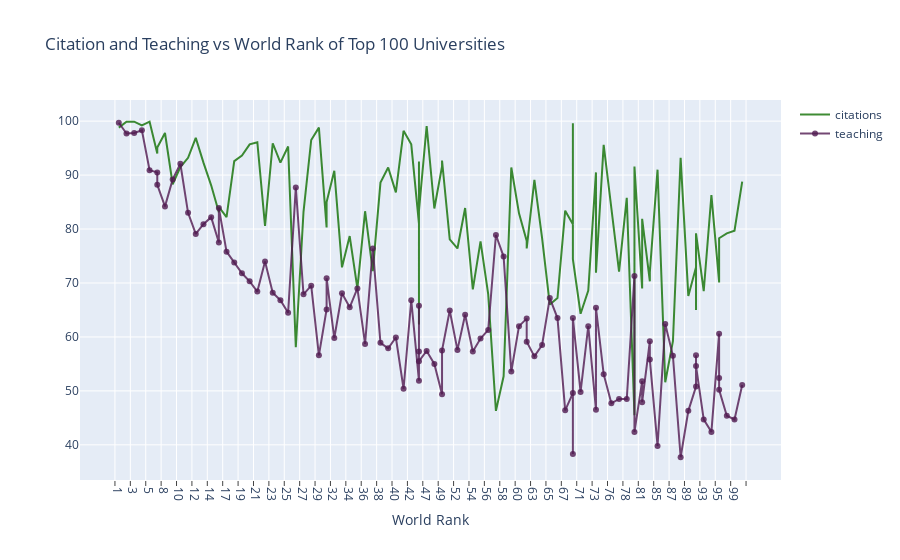

Notebook cell for this chart:
### Code cell
# prepare data frame
df = timesData.iloc[:100,:]

# import graph objects as "go"
import plotly.graph_objs as go

# Creating trace1
trace1 = go.Scatter(
                    x = df['world_rank'],
                    y = df['citations'],
                    name = 'citations',
                    mode= 'lines',
                    marker = dict(color = 'rgba(16, 112, 2, 0.8)'),
                    text = df['university_name'])

# Creating trace2
trace2 = go.Scatter(
                    x = df['world_rank'],
                    y = df['teaching'],
                    name = 'teaching',
                    mode= 'lines+markers',
                    marker = dict(color = 'rgba(80, 26, 80, 0.8)'),
                    text = df['university_name'])

data = [trace1, trace2]

layout = dict(title = 'Citation and Teaching vs World Rank of Top 100 Universities',
             xaxis= dict(title= 'World Rank',ticklen=5, ticks="outside", tickson="boundaries",), 
           )

fig = go.Figure(data = data, layout=layout)

iplot(fig)

### Figure 1 — Plotly figure (JSON) as saved in the notebook; plotly's stock layout.template omitted (floating-point values rounded to 4 significant figures)
{"data": [{"marker": {"color": "rgba(16, 112, 2, 0.8)"}, "mode": "lines", "name": "citations", "text": ["Harvard University", "California Institute of Technology", "Massachusetts Institute of Technology", "Stanford University", "Princeton University", "University of Cambridge", "University of Oxford", "University of California, Berkeley", "Imperial College London", "Yale University", "University of California, Los Angeles", "University of Chicago", "Johns Hopkins University", "Cornell University", "ETH Zurich – Swiss Federal Institute of Technology Zurich", "University of Michigan", "University of Toronto", "Columbia University", "University of Pennsylvania", "Carnegie Mellon University", "University of Hong Kong", "University College London", "University of Washington", "Duke University", "Northwestern University", "University of Tokyo", "Georgia Institute of Technology", "Pohang University of Science and Technology", "University of California, Santa Barbara", "University of British Columbia", "University of North Carolina at Chapel Hill", "University of California, San Diego", "University of Illinois at Urbana-Champaign", "National University of Singapore", "McGill University", "University of Melbourne", "Peking University", "Washington University in St Louis", "École Polytechnique", "University of Edinburgh", "Hong Kong University of Science and Technology", "École Normale Supérieure", "Australian National University", "Karolinska Institute", "University of Göttingen", "University of Wisconsin", "Rice University", "École Polytechnique Fédérale de Lausanne", "University of California, Irvine", "University of Science and Technology of China", "Vanderbilt University", "University of Minnesota", "Tufts University", "University of California, Davis", "Brown University", "University of Massachusetts", "Kyoto University", "Tsinghua University", "Boston University", "New York University", "Emory University", "LMU Munich", "University of Notre Dame", "University of Pittsburgh", "Case Western Reserve University", "Ohio State University", "University of Colorado Boulder", "University of Bristol", "University of California, Santa Cruz", "Yeshiva University", "University of Sydney", "University of Virginia", "University of Adelaide", "University of Southern California", "William & Mary", "Trinity College Dublin", "King’s College London", "Stony Brook University", "Korea Advanced Institute of Science and Technology (KAIST)", "University of Sussex", "The University of Queensland", "University of York", "Heidelberg University", "University of Utah", "Durham University", "London School of Economics and Political Science", "University of Manchester", "Royal Holloway, University of London", "Lund University", "University of Southampton", "University of Zurich", "Wake Forest University", "McMaster University", "University College Dublin", "George Washington University", "University of Arizona", "University of Basel", "University of Maryland, College Park", "Dartmouth College", "École Normale Supérieure de Lyon"], "type": "scatter", "x": ["1", "2", "3", "4", "5", "6", "6", "8", "9", "10", "11", "12", "13", "14", "15", "15", "17", "18", "19", "20", "21", "22", "23", "24", "25", "26", "27", "28", "29", "30", "30", "32", "33", "34", "35", "36", "37", "38", "39", "40", "41", "42", "43", "43", "43", "43", "47", "48", "49", "49", "51", "52", "53", "54", "55", "56", "57", "58", "59", "60", "61", "61", "63", "64", "65", "66", "67", "68", "68", "68", "71", "72", "73", "73", "75", "76", "77", "78", "79", "79", "81", "81", "83", "83", "85", "86", "87", "88", "89", "90", "90", "90", "93", "94", "95", "95", "95", "98", "99", "100"], "y": [98.8, 99.9, 99.9, 99.2, 99.9, 94, 95.1, 97.8, 88.3, 91.5, 93.2, 96.9, 92.3, 88.1, 83.1, 84.1, 82.2, 92.6, 93.6, 95.7, 96.1, 80.6, 95.9, 92.3, 95.3, 58.1, 83.2, 96.5, 98.8, 80.3, 85, 90.8, 72.9, 78.7, 69, 83.3, 72.2, 88.6, 91.4, 86.8, 98.2, 95.7, 81, 62.3, 92.5, 83.4, 99.1, 83.8, 91.6, 92.7, 78.1, 76.4, 83.9, 68.8, 77.7, 67.9, 46.3, 52.7, 91.4, 82.9, 77.8, 76.4, 89.1, 78.3, 66, 67.2, 83.4, 80.9, 99.6, 74.4, 64.3, 68.6, 90.5, 71.9, 95.6, 84.4, 72.1, 85.8, 45.5, 91.6, 69, 81.9, 70.3, 72, 91, 51.6, 59.2, 93.2, 67.6, 72.9, 65, 79.2, 68.5, 86.3, 70.2, 70.1, 78.3, 79.2, 79.7, 88.8]}, {"marker": {"color": "rgba(80, 26, 80, 0.8)"}, "mode": "lines+markers", "name": "teaching", "text": ["Harvard University", "California Institute of Technology", "Massachusetts Institute of Technology", "Stanford University", "Princeton University", "University of Cambridge", "University of Oxford", "University of California, Berkeley", "Imperial College London", "Yale University", "University of California, Los Angeles", "University of Chicago", "Johns Hopkins University", "Cornell University", "ETH Zurich – Swiss Federal Institute of Technology Zurich", "University of Michigan", "University of Toronto", "Columbia University", "University of Pennsylvania", "Carnegie Mellon University", "University of Hong Kong", "University College London", "University of Washington", "Duke University", "Northwestern University", "University of Tokyo", "Georgia Institute of Technology", "Pohang University of Science and Technology", "University of California, Santa Barbara", "University of British Columbia", "University of North Carolina at Chapel Hill", "University of California, San Diego", "University of Illinois at Urbana-Champaign", "National University of Singapore", "McGill University", "University of Melbourne", "Peking University", "Washington University in St Louis", "École Polytechnique", "University of Edinburgh", "Hong Kong University of Science and Technology", "École Normale Supérieure", "Australian National University", "Karolinska Institute", "University of Göttingen", "University of Wisconsin", "Rice University", "École Polytechnique Fédérale de Lausanne", "University of California, Irvine", "University of Science and Technology of China", "Vanderbilt University", "University of Minnesota", "Tufts University", "University of California, Davis", "Brown University", "University of Massachusetts", "Kyoto University", "Tsinghua University", "Boston University", "New York University", "Emory University", "LMU Munich", "University of Notre Dame", "University of Pittsburgh", "Case Western Reserve University", "Ohio State University", "University of Colorado Boulder", "University of Bristol", "University of California, Santa Cruz", "Yeshiva University", "University of Sydney", "University of Virginia", "University of Adelaide", "University of Southern California", "William & Mary", "Trinity College Dublin", "King’s College London", "Stony Brook University", "Korea Advanced Institute of Science and Technology (KAIST)", "University of Sussex", "The University of Queensland", "University of York", "Heidelberg University", "University of Utah", "Durham University", "London School of Economics and Political Science", "University of Manchester", "Royal Holloway, University of London", "Lund University", "University of Southampton", "University of Zurich", "Wake Forest University", "McMaster University", "University College Dublin", "George Washington University", "University of Arizona", "University of Basel", "University of Maryland, College Park", "Dartmouth College", "École Normale Supérieure de Lyon"], "type": "scatter", "x": ["1", "2", "3", "4", "5", "6", "6", "8", "9", "10", "11", "12", "13", "14", "15", "15", "17", "18", "19", "20", "21", "22", "23", "24", "25", "26", "27", "28", "29", "30", "30", "32", "33", "34", "35", "36", "37", "38", "39", "40", "41", "42", "43", "43", "43", "43", "47", "48", "49", "49", "51", "52", "53", "54", "55", "56", "57", "58", "59", "60", "61", "61", "63", "64", "65", "66", "67", "68", "68", "68", "71", "72", "73", "73", "75", "76", "77", "78", "79", "79", "81", "81", "83", "83", "85", "86", "87", "88", "89", "90", "90", "90", "93", "94", "95", "95", "95", "98", "99", "100"], "y": [99.7, 97.7, 97.8, 98.3, 90.9, 90.5, 88.2, 84.2, 89.2, 92.1, 83, 79.1, 80.9, 82.2, 77.5, 83.9, 75.8, 73.8, 71.8, 70.3, 68.4, 74, 68.2, 66.8, 64.5, 87.7, 67.9, 69.5, 56.6, 65.1, 70.9, 59.8, 68.1, 65.5, 69, 58.7, 76.4, 58.9, 57.9, 59.9, 50.4, 66.8, 51.9, 65.8, 57.3, 55.5, 57.4, 55, 49.4, 57.5, 64.9, 57.6, 64.1, 57.3, 59.7, 61.3, 78.9, 74.9, 53.6, 62, 63.4, 59.1, 56.4, 58.5, 67.2, 63.5, 46.4, 49.6, 38.3, 63.5, 49.8, 62, 46.5, 65.4, 53.1, 47.7, 48.5, 48.5, 71.3, 42.4, 51.8, 47.9, 59.2, 55.8, 39.8, 62.4, 56.5, 37.7, 46.3, 50.8, 56.6, 54.6, 44.7, 42.4, 60.6, 52.4, 50.2, 45.4, 44.7, 51.1]}], "layout": {"autosize": true, "title": {"text": "Citation and Teaching vs World Rank of Top 100 Universities"}, "xaxis": {"autorange": true, "range": [-5.323, 86.32], "ticklen": 5, "ticks": "outside", "tickson": "boundaries", "title": {"text": "World Rank"}, "type": "category"}, "yaxis": {"autorange": true, "range": [32.58, 104.8], "type": "linear"}}}
